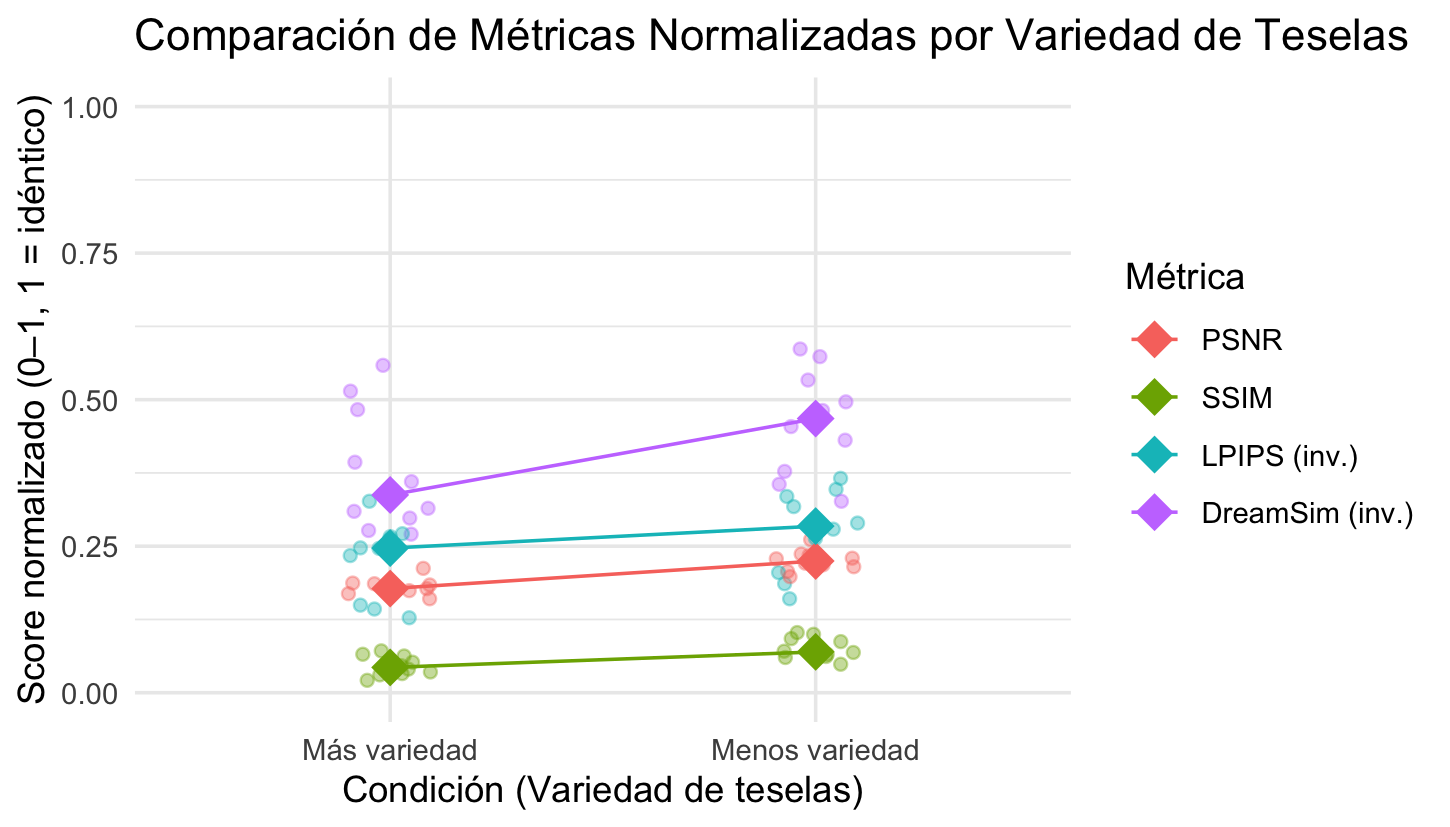

The R source for this figure:
# ============================================================
# ANÁLISIS DE VARIEDAD DE TESELAS (normalización teórica 0–1)
# ============================================================

library(tidyverse)

# 1) Leer CSV ---------------------------------------------------------------

ruta_csv <- "../resultados/variedad/metricas_detalle.csv"
datos <- read.csv(ruta_csv, stringsAsFactors = FALSE)

# Filtrar solo las pruebas de variedad
datos_var <- datos %>%
  filter(tipo_experimento == "variedad") %>%
  mutate(
    variedad = ifelse(grepl("mas", carpeta_teselas), "Más variedad", "Menos variedad")
  )

# 2) Normalización teórica --------------------------------------------------
# SSIM:      [0,1]     → ya normalizado
# DreamSim:  0=idéntico → invertimos
# LPIPS:     0=idéntico → invertimos
# PSNR:      [0,∞)     → escalamos con 60 dB ≈ idéntico (paper normalization logic)

PSNR_MAX_THEO <- 60  # techo razonable para "idéntico"

datos_norm <- datos_var %>%
  mutate(
    ssim_norm     = ssim,
    dreamsim_norm = 1 - dreamsim,
    lpips_norm    = 1 - lpips,
    psnr_norm     = pmin(psnr / PSNR_MAX_THEO, 1)
  )

# 3) Resumen por variedad (medianas por condición) --------------------------

resumen_var <- datos_norm %>%
  group_by(variedad) %>%
  summarise(
    psnr_med_norm     = median(psnr_norm),
    ssim_med_norm     = median(ssim_norm),
    lpips_med_norm    = median(lpips_norm),
    dreamsim_med_norm = median(dreamsim_norm),
    .groups = "drop"
  )

print(resumen_var)

# 4) Pasar a formato largo para graficar -----------------------------------

plot_df <- datos_norm %>%
  select(variedad, imagen,
         psnr_norm, ssim_norm, lpips_norm, dreamsim_norm) %>%
  pivot_longer(
    cols = c(psnr_norm, ssim_norm, lpips_norm, dreamsim_norm),
    names_to = "metric",
    values_to = "score"
  ) %>%
  mutate(
    metric = factor(
      metric,
      levels = c("psnr_norm", "ssim_norm", "lpips_norm", "dreamsim_norm"),
      labels = c("PSNR", "SSIM", "LPIPS (inv.)", "DreamSim (inv.)")
    )
  )

# 5) Gráfico: Comparación de métricas por variedad --------------------------

ggplot(plot_df, aes(x = variedad, y = score, color = metric)) +
  geom_jitter(width = 0.1, alpha = 0.4) +  # puntos por imagen
  stat_summary(fun = median, geom = "point", size = 5, shape = 18) +
  stat_summary(fun = median, geom = "line", aes(group = metric)) +
  scale_y_continuous(limits = c(0, 1)) +
  labs(
    title = "Comparación de Métricas Normalizadas por Variedad de Teselas",
    x = "Condición (Variedad de teselas)",
    y = "Score normalizado (0–1, 1 = idéntico)",
    color = "Métrica"
  ) +
  theme_minimal()
